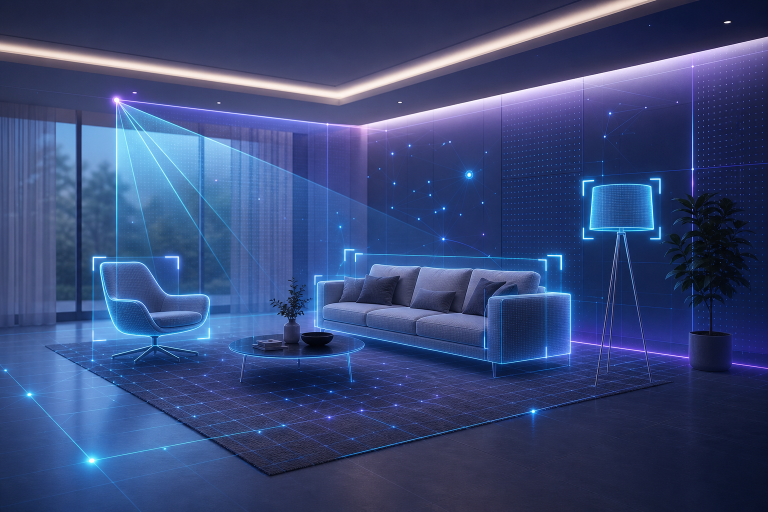
#> input picture mobile_app/assets/images/onboarding/ai-analysis.png, 1536 x 1024 px (shown at 1/2 size)
$ python -i image_processing.py   (imports and definitions only)
#> lines starting #> are read from the running program, lines starting #| are printed output that depends on the picture
import io
from pathlib import Path
from typing import Optional
from urllib.parse import urlparse

import httpx
import numpy as np
from PIL import Image, ImageFilter, ImageEnhance


# [24 lines left out: functions load_image, resize_image, image_to_bytes, not called in this run]


def bytes_to_image(data: bytes) -> Image.Image:
    return Image.open(io.BytesIO(data)).convert("RGB")


def enhance_image(
    image: Image.Image,
    brightness: float = 1.0,
    contrast: float = 1.0,
    sharpness: float = 1.0,
    color: float = 1.0,
) -> Image.Image:
    if brightness != 1.0:
        image = ImageEnhance.Brightness(image).enhance(brightness)
    if contrast != 1.0:
        image = ImageEnhance.Contrast(image).enhance(contrast)
    if sharpness != 1.0:
        image = ImageEnhance.Sharpness(image).enhance(sharpness)
    if color != 1.0:
        image = ImageEnhance.Color(image).enhance(color)
    return image


# [33 lines left out: functions create_thumbnail, extract_dominant_colors, blend_images, not called in this run]

>>> import cv2
>>> picture = cv2.imread('../../mobile_app/assets/images/onboarding/ai-analysis.png', cv2.IMREAD_GRAYSCALE)
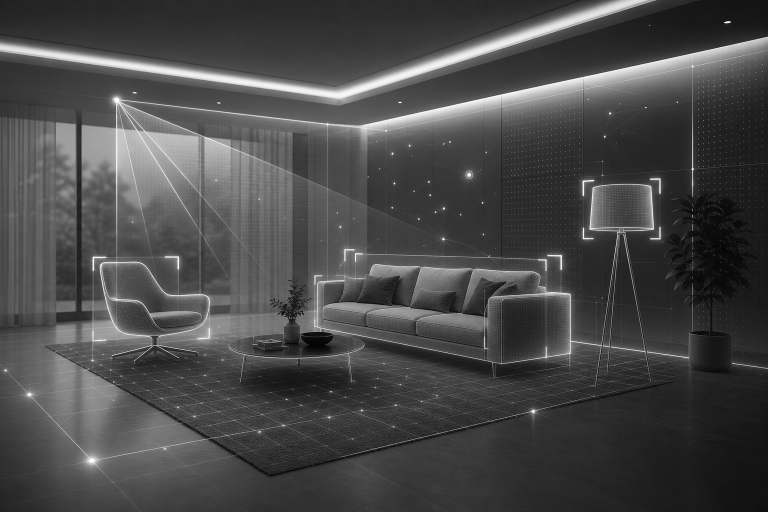
#> picture: shape (1024, 1536) (shown at 1/2 size); min 0, max 255, mean 72.9
>>> result = enhance_image(picture)

$ run again, on mobile_app/assets/images/onboarding/ar-visualization.png
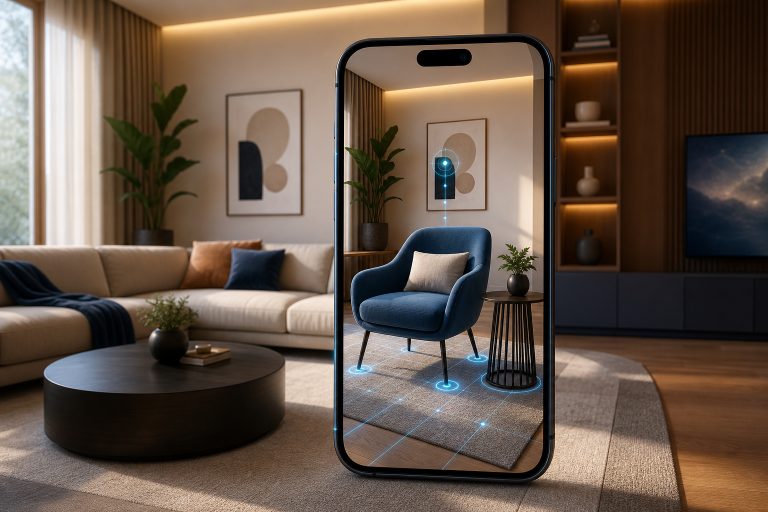
#> input picture mobile_app/assets/images/onboarding/ar-visualization.png, 1536 x 1024 px (shown at 1/2 size)
#> `picture = cv2.imread('../../mobile_app/assets/images/onboarding/ai-ana..`:
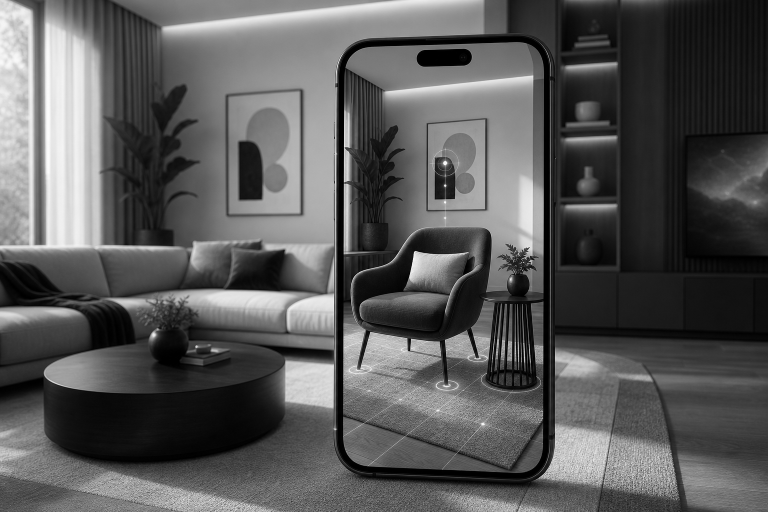
#> picture: shape (1024, 1536) (shown at 1/2 size); min 0, max 254, mean 88.2

$ run again, on mobile_app/assets/images/onboarding/smart-home.png
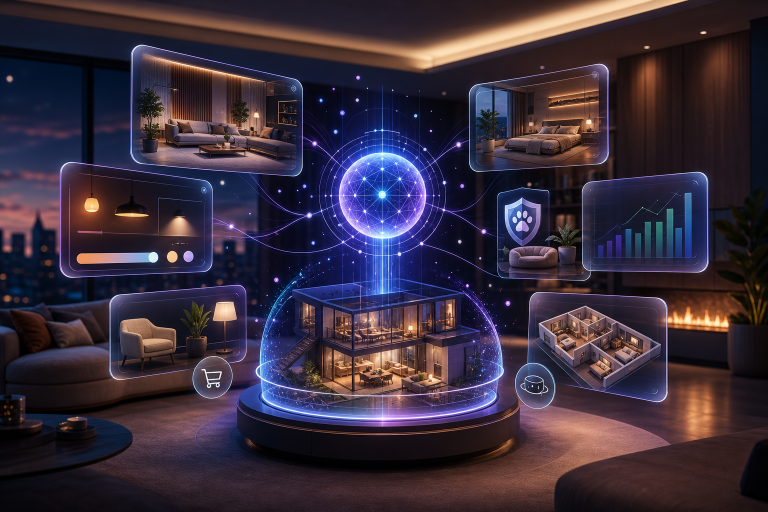
#> input picture mobile_app/assets/images/onboarding/smart-home.png, 1536 x 1024 px (shown at 1/2 size)
#> `picture = cv2.imread('../../mobile_app/assets/images/onboarding/ai-ana..`:
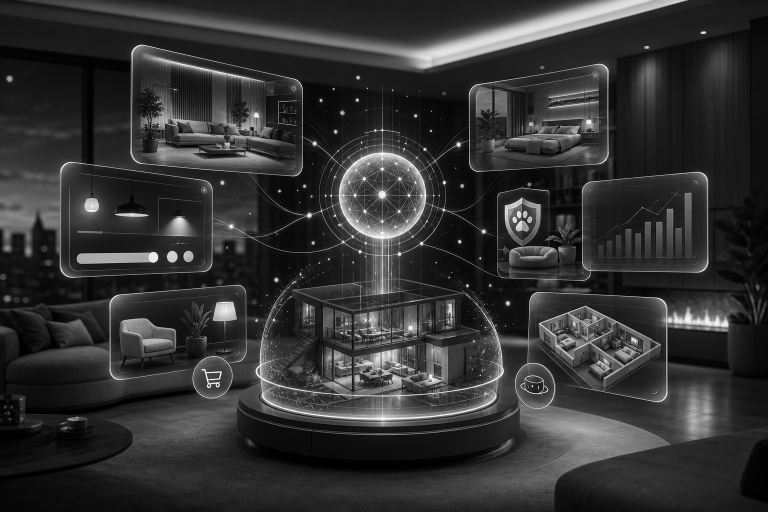
#> picture: shape (1024, 1536) (shown at 1/2 size); min 0, max 255, mean 50.3

$ run again, on mobile_app/assets/images/onboarding/welcome.png
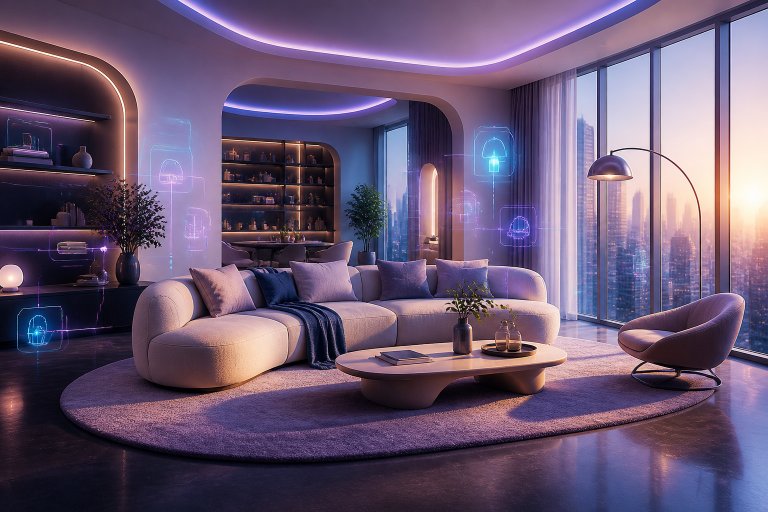
#> input picture mobile_app/assets/images/onboarding/welcome.png, 1536 x 1024 px (shown at 1/2 size)
#> `picture = cv2.imread('../../mobile_app/assets/images/onboarding/ai-ana..`:
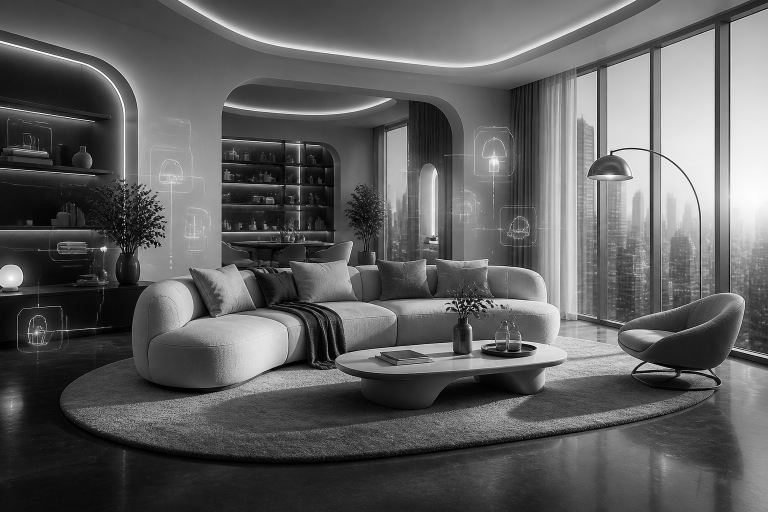
#> picture: shape (1024, 1536) (shown at 1/2 size); min 0, max 255, mean 94.9
